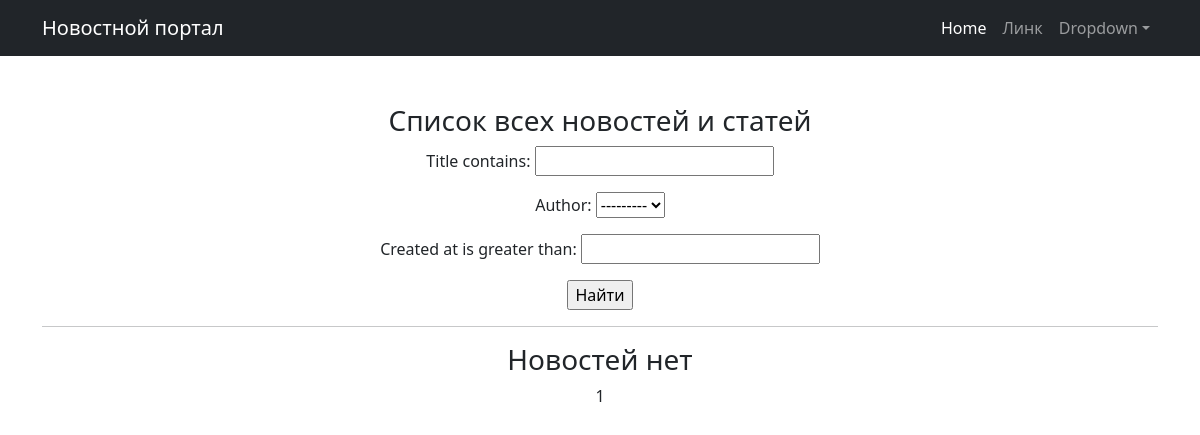
The app's page /search/, older data.
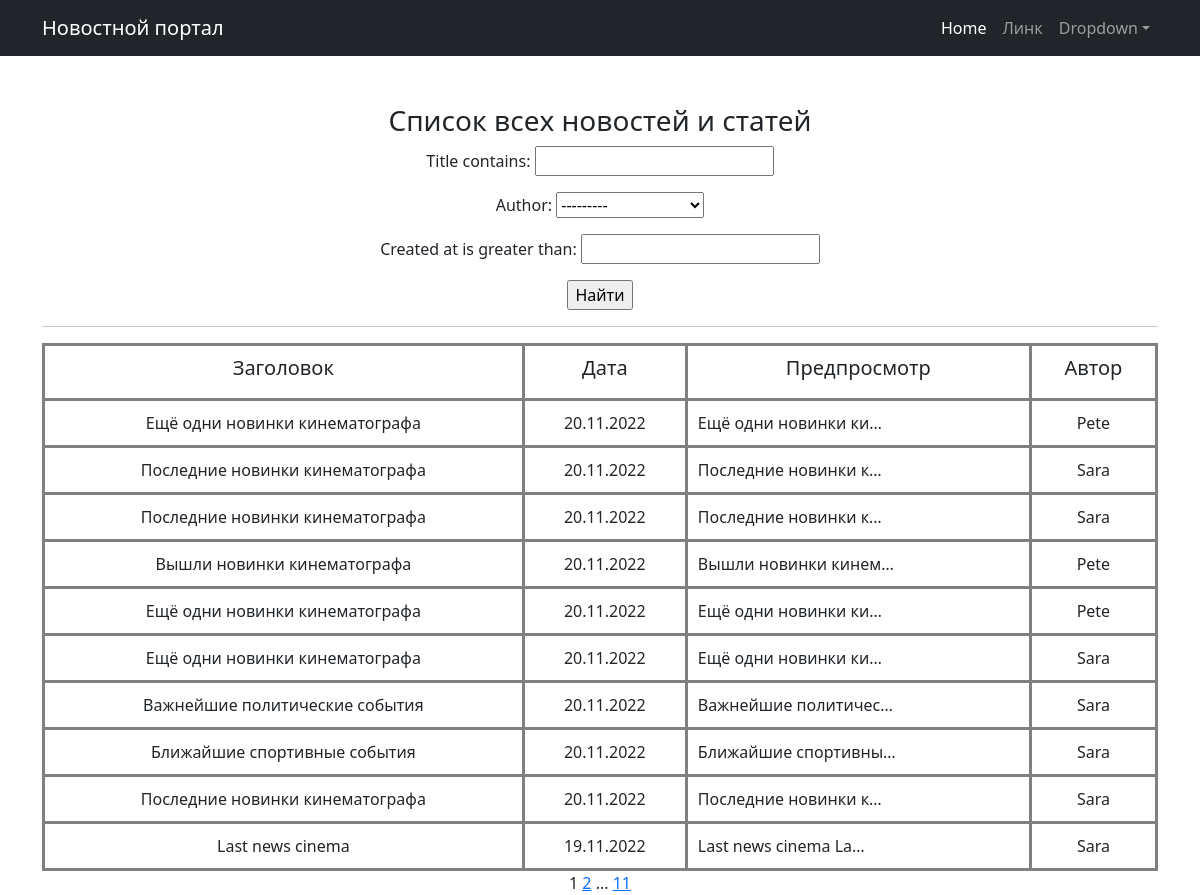
The same page, newer data.
### news/models.py (models this page shows, shortened)
class Post(models.Model):
    article = "ARTS"
    news = "NEWS"
    TYPES = [
        (news, "Новость"),
        (article, "Статья"),
    ]
    preview_len = 124
    author = models.ForeignKey(Author, on_delete=models.CASCADE)
    type_post = models.CharField(max_length=4, choices=TYPES)
    title = models.CharField(max_length=255)
    content = models.TextField()
    rating = models.IntegerField(default=0)
    created_at = models.DateTimeField(auto_now_add=True)
    categories = models.ManyToManyField(Category, through="PostCategory")

class Author(models.Model):
    user = models.OneToOneField(User, on_delete=models.CASCADE)
    rating = models.IntegerField(default=0)

### news/views.py (the view)
# urls.py: path("search/", PostSearch.as_view(), name="post_search"),
class PostSearch(ListView):
    model = Post
    ordering = "-created_at"
    template_name = "post_search.html"
    paginate_by = 10
    context_object_name = "post_list"
    def get_queryset(self):
        queryset = super().get_queryset()
        self.filterset = PostFilter(self.request.GET, queryset)
        return self.filterset.qs
    def get_context_data(self, **kwargs):
        context = super().get_context_data()
        context["filterset"] = self.filterset
        return context

### news/templatetags/custom_filters.py (called while the page is built)
@register.filter()
def censor(value: str) -> str:
    return cens.cencor(value)

    def cencor(self, content: str) -> str:
        raw_words = content.split()
        words = [word for word in content.translate(str.maketrans("", "", string.punctuation)).split()]
        for i, word in enumerate(words):
            if word in self.__mat:
                raw_word = raw_words[i]
                last_symbol = raw_word[-1]
                if last_symbol.isalpha():
                    raw_words[i] = self.__replace(raw_word)
                else:
                    raw_words[i] = "{0}{1}".format(self.__replace(raw_word[:-1]), last_symbol)
        return " ".join(raw_words)

    def load_mat(self) -> list:
        with open("cenz.json", "r", encoding="utf-8") as ef:
            return json.load(ef)

### templates/post_search.html (shortened to what this page needs)
{% extends 'flatpages/default.html' %}
{% load custom_filters %}
{% block content %}
    <h3>Список всех новостей и статей</h3>
    <form action=""method="get">
       {{ filterset.form.as_p }}
    <input type="submit" value="Найти">
   </form>
    <hr>
    {% if post_list %}
        <table cellpadding="10" width="100%" cols="3" align="center">
            <tr>
                <td><h5>Заголовок</h5></td>
                <td><h5>Дата</h5></td>
                <td><h5>Предпросмотр</h5></td>
                <td><h5>Автор</h5></td>
            </tr>
            {% for post in post_list%}
            <tr>
                <td>{{ post.title|censor }}</td>
                <td>{{ post.created_at|date:'d.m.Y' }}</td>
                <td align="left">{{ post.content|censor|truncatechars:20}}</td>
                <td>{{ post.author.user.username }}</td>
            </tr>
            {%endfor%}
        </table>
    {% else %}
        <h3>Новостей нет</h3>
    {% endif %}
    {{ page_obj.number }}
    {% if page_obj.has_next %}
       <a href="?page={{ page_obj.next_page_number }}">{{ page_obj.next_page_number }}</a>
       {% if paginator.num_pages != page_obj.next_page_number %}
           ...
           <a href="?page={{ page_obj.paginator.num_pages }}">{{ page_obj.paginator.num_pages }}</a>
       {% endif %}
    {% endif %}
{% endblock content %}

### templates/flatpages/default.html (shortened to what this page needs)
<!DOCTYPE html>
<html lang="ru">
    <head>
        {% load static %}
        <link href="{% static 'css/styles.css' %}" rel="stylesheet" />
    </head>
    <body>
        {% load cache %}
        {% cache 300 header %}
        <nav class="navbar navbar-expand-lg navbar-dark bg-dark">
            <div class="container">
                <a class="navbar-brand" href="#">Новостной портал</a>
                <div class="collapse navbar-collapse" id="navbarSupportedContent">
                    <ul class="navbar-nav ms-auto mb-2 mb-lg-0">
                        <li class="nav-item"><a class="nav-link active" aria-current="page" href="#">Home</a></li>
                        <li class="nav-item"><a class="nav-link" href="#">Линк</a></li>
                        <li class="nav-item dropdown">
                            <a class="nav-link dropdown-toggle" id="navbarDropdown" href="#" role="button" data-bs-toggle="dropdown" aria-expanded="false">Dropdown</a>
                        </li>
                    </ul>
                </div>
            </div>
        </nav>
        {% endcache %}
        <div class="container">
            <div class="text-center mt-5">
                {% block content %}
                {% endblock content %}
            </div>
        </div>
    </body>
</html>

Row changes from the older to the newer data that the page shows:
added Post: title|censor "Ещё одни новинки кинематографа", created_at "20.11.2022", content|censor "Ещё одни новинки ки…", author.user.username "Pete"
added Post: title|censor "Последние новинки кинематографа", created_at "20.11.2022", content|censor "Последние новинки к…", author.user.username "Sara"
added Post: title|censor "Последние новинки кинематографа", created_at "20.11.2022", content|censor "Последние новинки к…", author.user.username "Sara"
added Post: title|censor "Вышли новинки кинематографа", created_at "20.11.2022", content|censor "Вышли новинки кинем…", author.user.username "Pete"
added Post: title|censor "Ещё одни новинки кинематографа", created_at "20.11.2022", content|censor "Ещё одни новинки ки…", author.user.username "Pete"
added Post: title|censor "Ещё одни новинки кинематографа", created_at "20.11.2022", content|censor "Ещё одни новинки ки…", author.user.username "Sara"
added Post: title|censor "Важнейшие политические события", created_at "20.11.2022", content|censor "Важнейшие политичес…", author.user.username "Sara"
added Post: title|censor "Ближайшие спортивные события", created_at "20.11.2022", content|censor "Ближайшие спортивны…", author.user.username "Sara"
added Post: title|censor "Последние новинки кинематографа", created_at "20.11.2022", content|censor "Последние новинки к…", author.user.username "Sara"
added Post: title|censor "Last news cinema", created_at "19.11.2022", content|censor "Last news cinema La…", author.user.username "Sara"
Text that changed along with them:
{{ page_obj.next_page_number }}: (not shown) → "2"
{{ page_obj.paginator.num_pages }}: (not shown) → "11"
text no longer shown: "Новостей нет"
text now shown: "Заголовок Дата Предпросмотр Автор ..."
